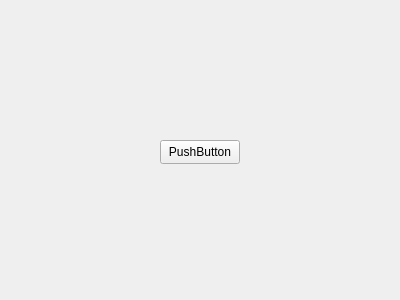
<?xml version="1.0" encoding="UTF-8"?>
<ui version="4.0">
 <class>MainWindow</class>
 <widget class="QMainWindow" name="MainWindow">
  <property name="geometry">
   <rect>
    <x>0</x>
    <y>0</y>
    <width>400</width>
    <height>300</height>
   </rect>
  </property>
  <property name="windowTitle">
   <string>MainWindow</string>
  </property>
  <widget class="QWidget" name="centralWidget">
   <widget class="QPushButton" name="pushButton">
    <property name="geometry">
     <rect>
      <x>160</x>
      <y>140</y>
      <width>80</width>
      <height>24</height>
     </rect>
    </property>
    <property name="text">
     <string>PushButton</string>
    </property>
   </widget>
  </widget>
 </widget>
 <layoutdefault spacing="6" margin="11"/>
 <resources/>
 <connections/>
</ui>
